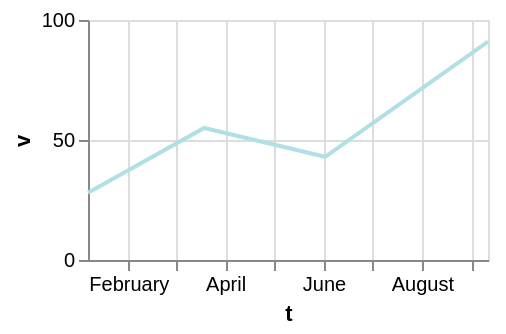

Specify this chart in Vega-Lite:
### Vega-Lite specification from a JSON file in a GitHub repository (floating-point values rounded to 4 significant figures)
{"$schema": "https://vega.github.io/schema/vega-lite/v6.json", "width": 200, "height": 120, "data": {"values": [{"c": "alpha", "v": 28, "w": 3, "t": "2024-01-07"}, {"c": "beta", "v": 55, "w": 7, "t": "2024-03-19"}, {"c": "gamma", "v": 43, "w": 5, "t": "2024-06-02"}, {"c": "delta", "v": 91, "w": 9, "t": "2024-09-11"}]}, "mark": "line", "encoding": {"x": {"field": "t", "type": "temporal"}, "y": {"field": "v", "type": "quantitative"}}, "config": {"line": {"stroke": "powderblue"}}}
